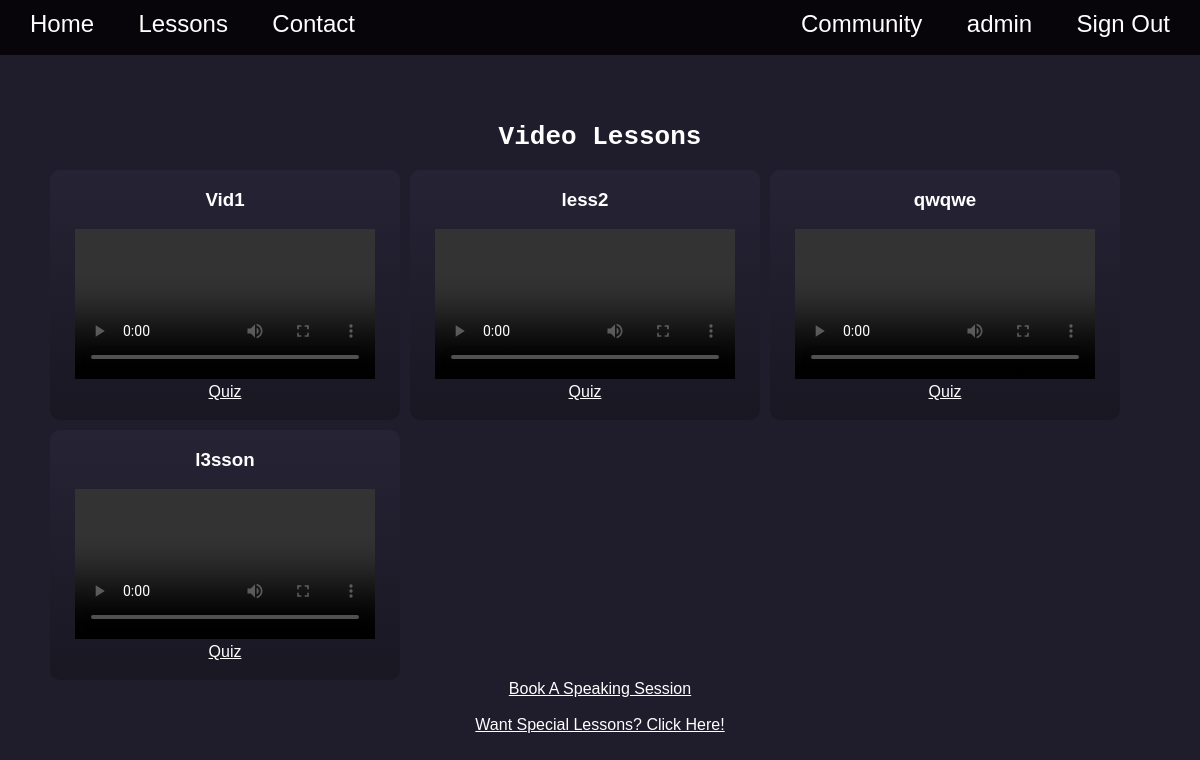
/lessons (signed in), run on an earlier commit of the app's database.
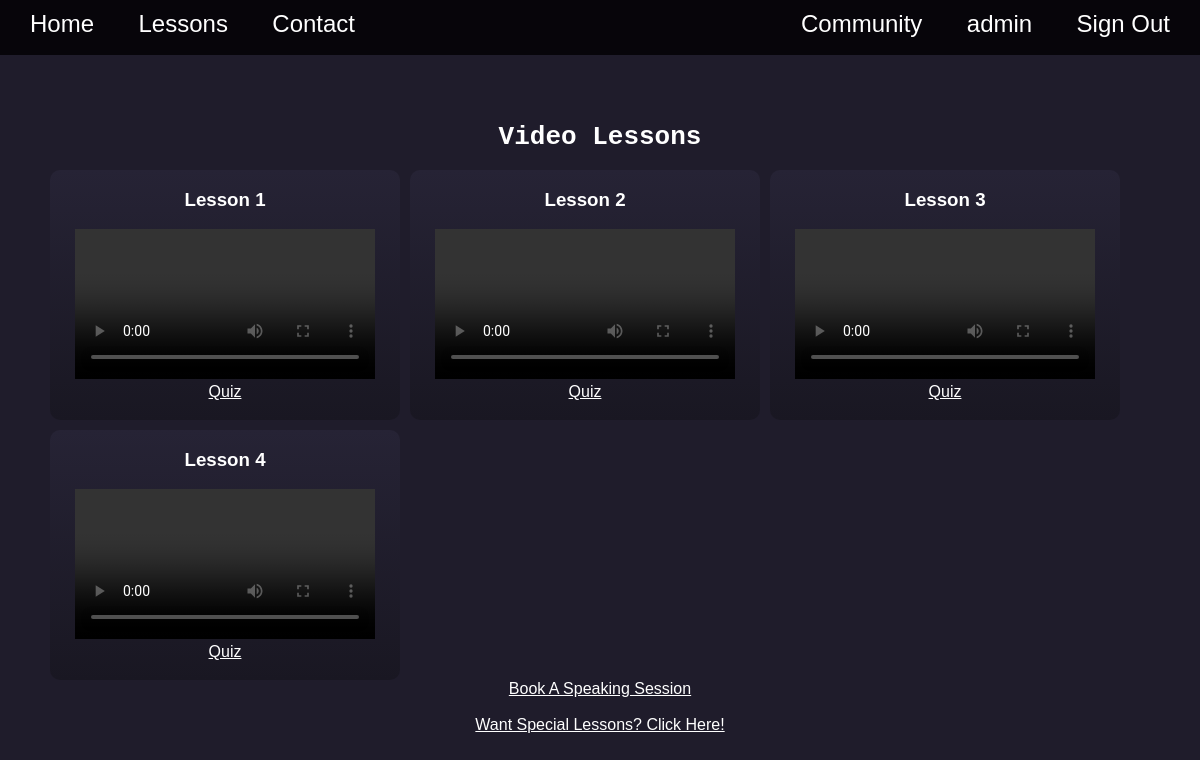
And on a later commit of the database.
### tables this page shows
CREATE TABLE Lessons (id INTEGER PRIMARY KEY AUTOINCREMENT, lessonname VARCHAR(300), video VARCHAR(100), level VARCHAR(10));

### main.py (the view)
@app.route("/lessons")
def lessons():
    con = sqlite3.connect("lessons.db")
    cur = con.cursor()
    cur.execute("SELECT lessonname, video FROM lessons")
    rows = cur.fetchall()
    cur.execute("SELECT lessonname, Contents FROM textlessons")
    rowst = cur.fetchall()
    print(rowst)
    return render_template("lessons.html", lessons=rows, textlessons=rowst)

### templates/lessons.html (shortened to what this page needs)
{% extends "base.html" %}
{% block content %}
    <div class="lessoncontainer">
        <h1 class="vidless">Video Lessons</h1>
        <div class="lessons">
            {% if session.get("uname") == "None" or session.get("uname") == None %}
                <h1 class="vidless">Sign in to access lessons!</h1>
            {% else %}
                {% for lesson in lessons %}
                <div class="vidlesson">
                    <h3>{{lesson[0]}}</h3>
                    <video src="static/videos/{{lesson[1]}}" width="300" controls></video>
                    <br>
                    <a href="https://docs.google.com/forms/d/e/1FAIpQLSdcTOPpvTgxg5KPEOdYYTXFfk6atBIhRw2SFpK-R8EqnFTi5A/viewform?usp=header">Quiz</a>
                </div>
                {% endfor %}
            {% endif %}
        </div>
        <a href="https://calendar.google.com/calendar/u/0/r/eventedit?vcon=meet&dates=now&hl=en&add=abeebissa@gmail.com">Book A Speaking Session</a><br><br>
        <a href="/specialform">Want Special Lessons? Click Here!</a>
    </div>
{% endblock %}

### templates/base.html (shortened to what this page needs)
<!DOCTYPE html>
<html lang="en">
<head>
    <link rel="stylesheet" href="static/style.css">
</head>
<body>
    <nav class="nav">
        <ul class="nav-left">
            <li><a href="/">Home</a></li>
            <li><a href="/lessons">Lessons</a></li>
            <li><a href="#">Contact</a></li>
        </ul>
        <ul class="nav-right">
            {% if session.get("uname") != "None" and session.get("uname") != None %}
                <li><a href="/community">Community</a></li>
                <li><a href="/dashboard">{{session.get("uname")}}</a></li>
                <li><a href="/signout">Sign Out</a></li>
            {% endif %}
        </ul>
    </nav>
    <div class="content">
        {% block content %}{% endblock %}
    </div>
</body>
</html>

### static/style.css (style rules this page uses)
* { font-family: Verdana, sans-serif; color: white; }
body { margin: 0; padding: 0; background: rgb(11, 8, 17); overflow-x: hidden; }
.nav { background: rgb(7, 5, 10); padding: 10px; height: 35px; }
.nav ul { list-style-type: none; display: inline; margin: 0; padding: 0; }
.nav ul li { display: inline; }
.nav ul li a { text-decoration: none; color: white; font-size: 24px; margin: 15px; padding: 5px; }
.nav-left { float: left; }
.nav-right { float: right; }
.content { margin: 0; text-align: center; }
.lessons { display: grid; width: fit-content; grid-template-columns: 1fr 1fr 1fr; grid-gap: 10px; }
.vidlesson { width: 350px; height: 250px; background: linear-gradient(rgb(38, 35, 53), rgb(25, 23, 34)); border-radius: 10px; }
.vidless { font-family: monospace; }
.lessoncontainer { background: rgb(31, 28, 43); padding: 50px; }

What changed in the data, as far as the page shows it:
removed Lessons: lessonname "Vid1"
added Lessons: lessonname "Lesson 1"
changed Lessons: lessonname "less2" → "Lesson 2"
changed Lessons: lessonname "qwqwe" → "Lesson 3"
changed Lessons: lessonname "l3sson" → "Lesson 4"
